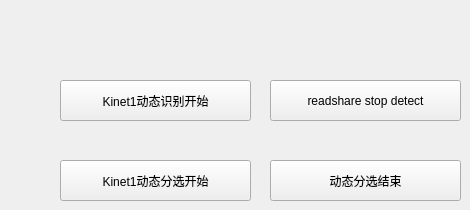
      <widget class="QWidget" name="ai_tab">
       <attribute name="title">
        <string>智能识别控制区</string>
       </attribute>
       <widget class="QPushButton" name="load_py_Btn">
        <property name="geometry">
         <rect>
          <x>60</x>
          <y>80</y>
          <width>191</width>
          <height>41</height>
         </rect>
        </property>
        <property name="text">
         <string>Kinet1动态识别开始</string>
        </property>
       </widget>
       <widget class="QPushButton" name="read_share_Btn">
        <property name="geometry">
         <rect>
          <x>60</x>
          <y>160</y>
          <width>191</width>
          <height>41</height>
         </rect>
        </property>
        <property name="text">
         <string>Kinet1动态分选开始</string>
        </property>
       </widget>
       <widget class="QPushButton" name="readshare_stop_Btn">
        <property name="geometry">
         <rect>
          <x>270</x>
          <y>160</y>
          <width>191</width>
          <height>41</height>
         </rect>
        </property>
        <property name="text">
         <string>动态分选结束</string>
        </property>
       </widget>
       <widget class="QPushButton" name="readshare_stop_detect_Btn">
        <property name="geometry">
         <rect>
          <x>270</x>
          <y>80</y>
          <width>191</width>
          <height>41</height>
         </rect>
        </property>
        <property name="text">
         <string>readshare stop detect</string>
        </property>
       </widget>
      </widget>
